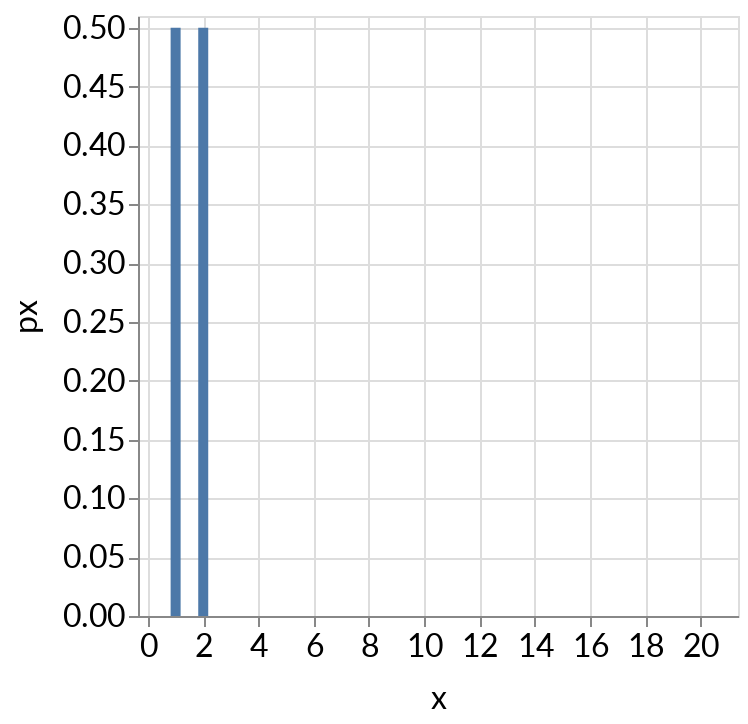

This figure's notebook cell:
### Markdown cell above
### In the discrete case, 
- we can specify the probability of each possible outcome.
- Mathematically this is done via a "[probability mass function](https://en.wikipedia.org/wiki/Probability_mass_function)".
- All the probabilities add up to one (one out of all possible outcomes will happen).

### Code cell
# uniform probability mass function
distribution_chart(
    pdf_transform_expression = '1/datum.max * (1 <= datum.x) * (datum.x <= datum.max)',
    xmin = -1,
    xmax = 21,
    xstep = 1,
    mark_type='bar',
    xscale=alt.Scale(domain=(0,21)),
    yscale=alt.Scale(domain=(0,0.51)),
    max=distribution_parameter(
        min=2,
        max=20,
        step=1,
        init_value=2,
        name='Max'
    )
)

### Figure 1 — Vega-Lite specification as saved in the notebook (floating-point values rounded to 4 significant figures)
{"config": {"title": {"fontSize": 24.0, "font": ["Lato", "Helvetica Neue", "Helvetica", "Arial", "Sans Serif"], "fontWeight": "normal"}, "axisX": {"labelFont": ["Lato", "Helvetica Neue", "Helvetica", "Arial", "Sans Serif"], "labelFontSize": 16, "titleFont": ["Lato", "Helvetica Neue", "Helvetica", "Arial", "Sans Serif"], "titleFontSize": 16, "titleFontWeight": "normal", "titlePadding": 10}, "axisY": {"labelFont": ["Lato", "Helvetica Neue", "Helvetica", "Arial", "Sans Serif"], "labelFontSize": 16, "titleFont": ["Lato", "Helvetica Neue", "Helvetica", "Arial", "Sans Serif"], "titleFontSize": 16, "titleFontWeight": "normal", "titlePadding": 10}, "legend": {"labelFont": ["Lato", "Helvetica Neue", "Helvetica", "Arial", "Sans Serif"], "labelFontSize": 16, "titleFont": ["Lato", "Helvetica Neue", "Helvetica", "Arial", "Sans Serif"], "titleFontSize": 16, "titleFontWeight": "normal"}, "text": {"font": ["Lato", "Helvetica Neue", "Helvetica", "Arial", "Sans Serif"], "fontSize": 14.4}}, "data": {"sequence": {"start": -1, "stop": 21, "step": 1, "as": "x"}}, "mark": "bar", "encoding": {"x": {"type": "quantitative", "field": "x", "scale": {"domain": [0, 21]}}, "y": {"type": "quantitative", "field": "px", "scale": {"domain": [0, 0.51]}}}, "selection": {"selector001": {"type": "single", "bind": {"input": "range", "min": 2, "max": 20, "step": 1, "name": "Max"}, "init": {"value": 2}}}, "transform": [{"calculate": "selector001.value", "as": "max"}, {"calculate": "1/datum.max * (1 <= datum.x) * (datum.x <= datum.max)", "as": "px"}], "$schema": "https://vega.github.io/schema/vega-lite/v4.8.1.json"}
